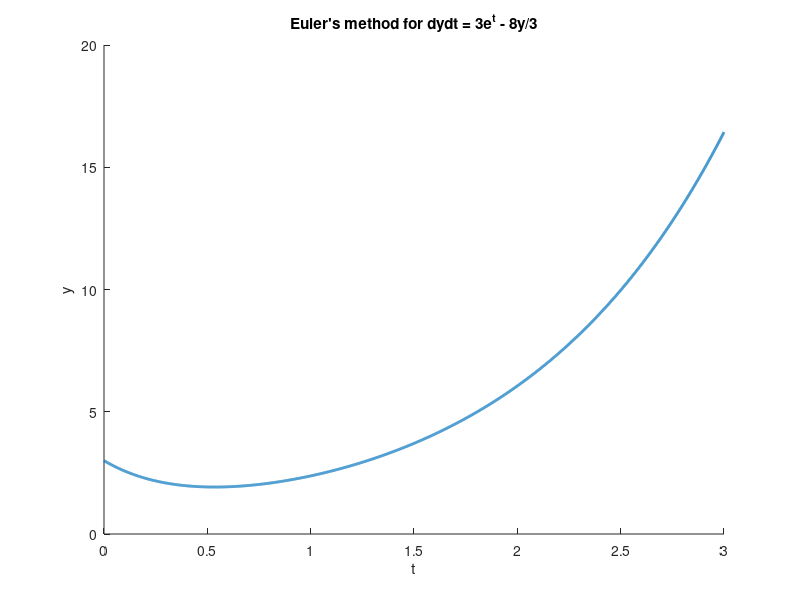

Recreate this plot in MATLAB. (Note: this script raises an error after producing the figure.)
% Lab 10 Task 2
% Ashley KOK; 31452981; 02/06/2020
% Euler's method using different step sizes

clear all; close all; clc; 

h = [1 0.75 0.5 0.001]; % Vector of step sizes 
tspan = [0 3]; 
dydt = @(t,y) 3*exp(t)-8*y/3; % Function handle of the ODE
n = length(h);

% Function handle of the analytical solution 
y_ana = @(t) (9/11)*exp(t)+(24/11)*exp(-8*t/3);
t = 0:0.001:3;

% Plotting the analytical solution
hold on 
plot(t,y_ana(t),'LineWidth',2)
hold off

% Adding a legend
Leg{1} = sprintf('Analytical Solution');

% Labelling the plot 
xlabel('t')
ylabel('y')
title('Euler''s method for dydt = 3e^t - 8y/3')

fprintf('%2s%14s\n','h =','%error') % Title of the fprintf table

for i = 1:n % For every value of the step size
    [t,y] = euler(dydt,tspan,3,h(i)); % Running Euler's method
    hold on
    plot(t,y) % Plotting the results
    Leg{i+1} = sprintf('h = %0.3f',h(i)); % Adding to the legend cell
    hold off
    index = find(t == 3);
    error = abs((y(index)-y_ana(3))/y_ana(3))*100;
    fprintf('%2.2e %8.3f\n',h(i),error)
end

% Adding the legend
legend(Leg,'location','northwest')

